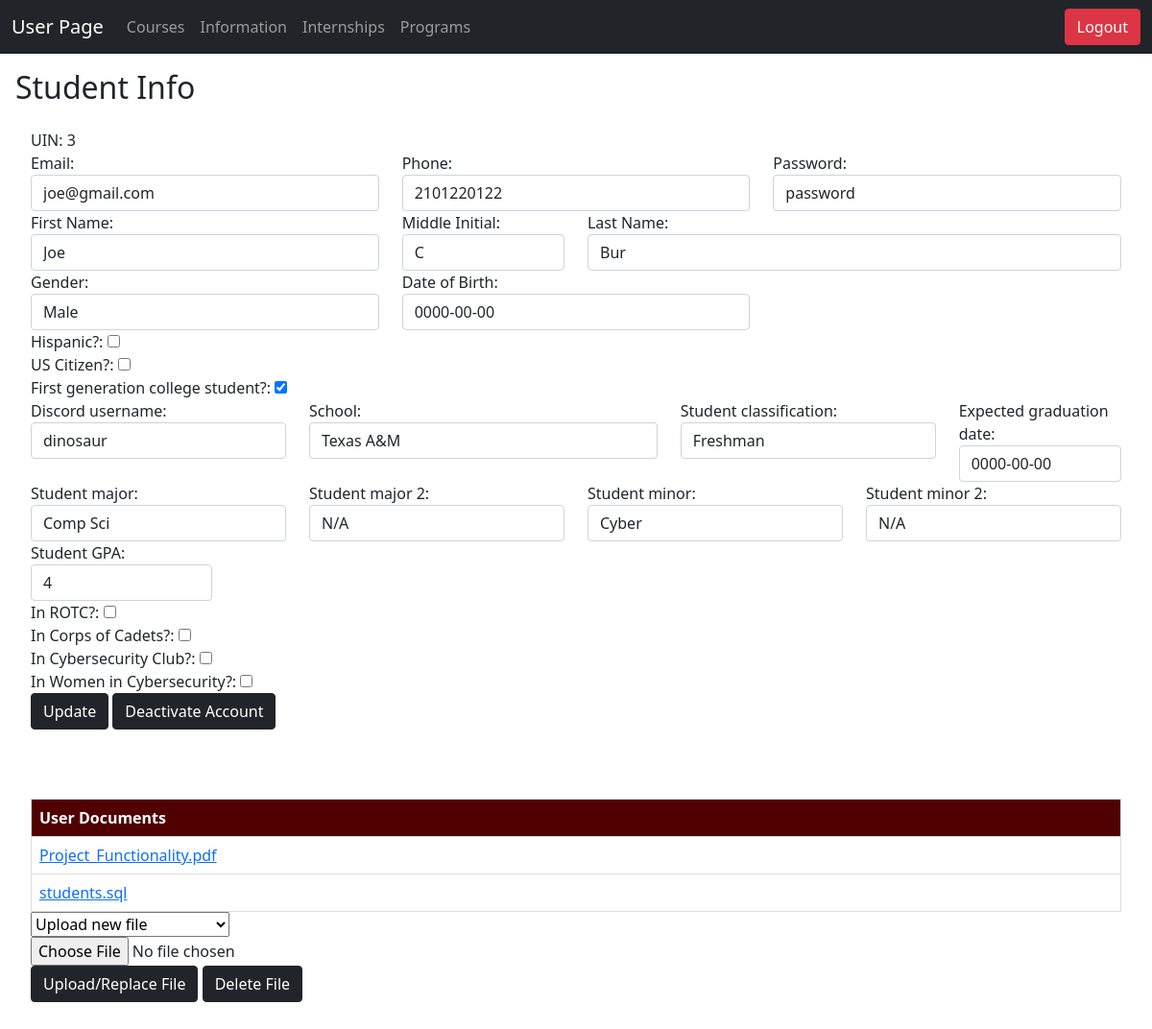
Page /student/info.php (signed in) on the earlier database version.
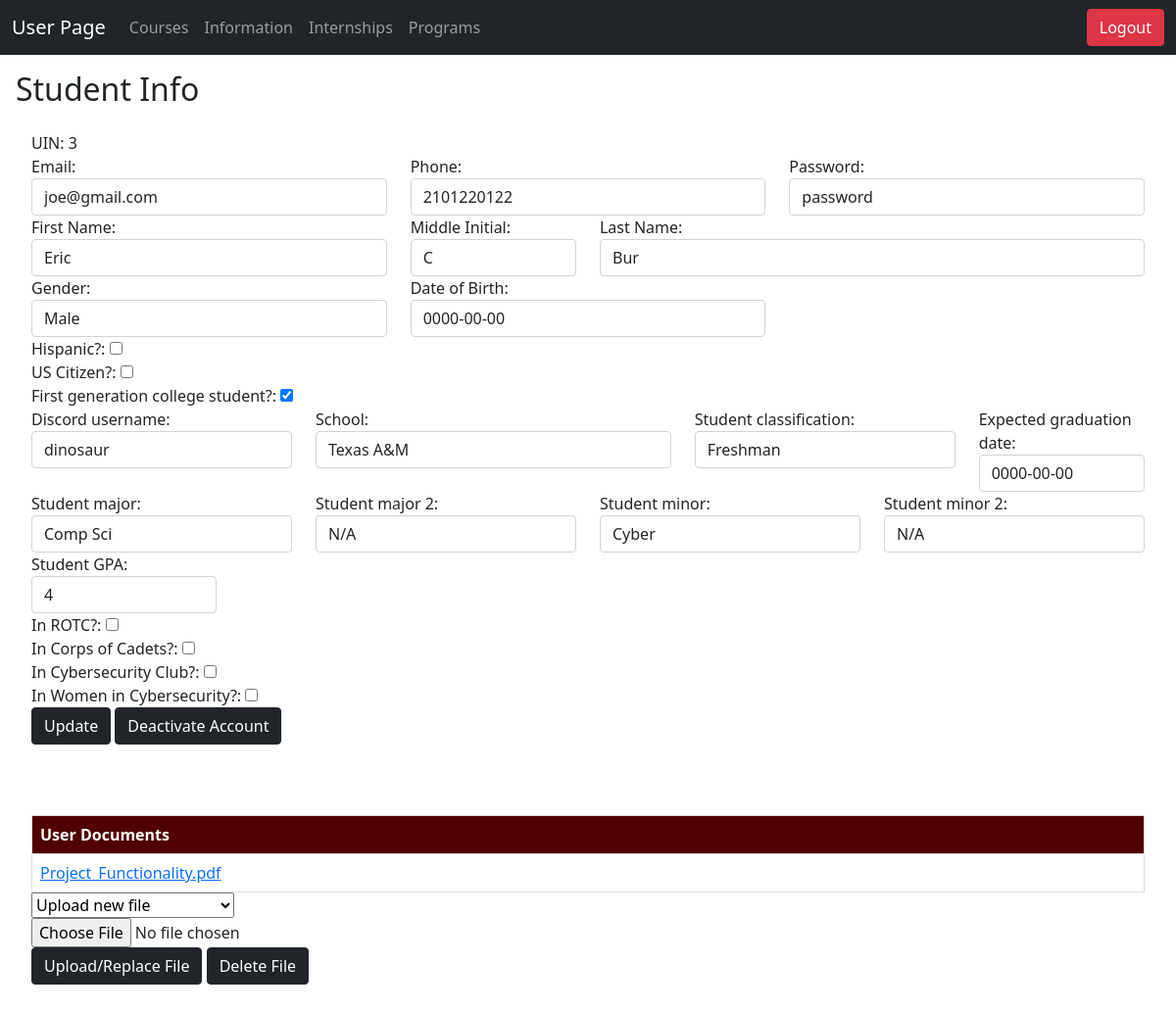
Same page on the later database version.
### tables this page shows
CREATE TABLE `users` (
  `user_id` int(11) NOT NULL,
  `email` varchar(256) NOT NULL,
  `f_name` varchar(56) NOT NULL,
  `l_name` varchar(56) NOT NULL,
  `m_initial` char(1) NOT NULL,
  `phone` varchar(24) NOT NULL,
  `password` varchar(72) NOT NULL,
  `is_admin` tinyint(1) NOT NULL DEFAULT 0
);

CREATE TABLE `students` (
  `user_id` int(11) NOT NULL,
  `stu_gender` varchar(32) NOT NULL,
  `stu_hisp_latino` tinyint(1) NOT NULL,
  `stu_uscitizen` tinyint(1) NOT NULL,
  `stu_firstgen` tinyint(1) NOT NULL,
  `stu_dob` date NOT NULL,
  `stu_discord` varchar(32) NOT NULL,
  `stu_school` varchar(128) NOT NULL,
  `stu_classification` varchar(16) NOT NULL,
  `stu_grad_expect` date NOT NULL,
  `stu_major` varchar(64) NOT NULL,
  `stu_major2` varchar(64) NOT NULL,
  `stu_minor` varchar(64) NOT NULL,
  `stu_minor2` varchar(128) NOT NULL,
  `stu_gpa` float NOT NULL,
  `stu_in_rotc` tinyint(1) NOT NULL,
  `stu_in_corp` tinyint(1) NOT NULL,
  `stu_in_cyber_club` tinyint(1) NOT NULL,
  `stu_in_women_cyber` tinyint(1) NOT NULL
);

CREATE TABLE `user_documents` (
  `file_id` int(11) NOT NULL,
  `filename` varchar(128) NOT NULL,
  `mimetype` varchar(64) NOT NULL,
  `data` mediumblob NOT NULL,
  `user_id` int(11) NOT NULL
);

### student/info.php (the view, shortened to what this page needs)
<?php
require '../utils/connect.php';
require "../utils/notification.php";
$id = $_SESSION['user_id'];
$sql = "SELECT * FROM users WHERE user_id = '$id'";
$result = $conn->query($sql);
$row = $result->fetch_assoc();
$stu_row = $conn->query("SELECT * FROM students WHERE user_id = '$id'")->fetch_assoc();
?>
<!DOCTYPE html>
<html>
<head>
    <link rel="stylesheet" href="/bootstrap-5.0.2-dist/css/bootstrap.min.css">
</head>
<body>
    <nav class="navbar navbar-expand-lg navbar-dark bg-dark">
        <div class="container-fluid">
            <span class="navbar-brand">User Page</span>
            <div class="collapse navbar-collapse" id="navbarNav">
                <ul class="navbar-nav">
                    <?php if($stu_row):?>
                    <li class="nav-item">
                        <a class="nav-link" href="courses.php">Courses</a>
                    </li>
                    <?php endif;?>
                    <li class="nav-item">
                        <a class="nav-link" href="info.php">Information</a>
                    </li>
                    <?php if($stu_row):?>
                    <li class="nav-item">
                        <a class="nav-link" href="internships.php">Internships</a>
                    </li>
                    <li class="nav-item">
                        <a class="nav-link" href="programs.php">Programs</a>
                    </li>
                    <?php endif;?>
                </ul>
            </div>
            <div class="navbar-nav ms-auto">
                <?php
                if (isset($_SESSION['admin_id'])) {
                    echo '<a href="../admin/users.php" class="btn btn-danger">Return to Admin</a>';
                } else {
                    echo '<a href="../utils/logout.php" class="btn btn-danger">Logout</a>';
                }
                ?>
            </div>
        </div>
    </nav>
    <div style="padding:1rem">
        <h2>
            <?php
                if ($stu_row) {
                    echo "Student Info";
                }
                else {
                    echo "Admin Info";
                }
            ?>
        </h2>
        <section>
            <form method="post" action="../utils/update.php">
                <?php
                function createInput($row, $key, $label, $bootstrapClass = "")
                {
                    $val = $row[$key];
                    echo "<div class=\"form-group ${bootstrapClass}\">${label}: <input type=\"text\" class=\"form-control\" name=\"${key}\" value=\"${val}\"></div>";
                }
                function createCheckbox($row, $key, $label)
                {
                    $val = $row[$key] == 1 ? 'checked' : '';
                    echo "${label}:   <input type='hidden' value='0' name='${key}'>    <input type=\"checkbox\" name=\"${key}\" value='1' {$val}><br>";
                }
                ?>
                <span>UIN:
                    <?php echo $id ?>
                </span><br>
                <div class="form-row row">
                    <?php
                    createInput($row, "email", "Email", "col-md-4");
                    ?>
                </div>
                <div class="form-row row">
                </div>
                <div class="form-row row">
                </div>
                <?php
                createCheckbox($stu_row, "stu_hisp_latino", "Hispanic?");
                ?>
                <div class="form-row row">
                </div>
                <div class="form-row row">
                </div>
                <button type="submit" name="submit" class="btn btn-dark">Update
                </button>
                <button type="submit" name="submit" class="btn btn-dark"
                    onclick="return confirm('Are you sure you want to deactivate your account?')">
                    Deactivate Account</button>
            </form>
        </section>
        <br>
        <section>
            <table border="1">
                <tr>
                    <th>User Documents</th>
                </tr>
                <?php
                $result = $conn->execute_query("SELECT file_id, user_id, filename, mimetype FROM user_documents WHERE user_id = ?", [$id]);
                $files = [];
                while ($file = $result->fetch_assoc()) {
                    $files[] = $file;
                }
                foreach ($files as $file) {
                    echo "<tr>";
                    echo "<td><a target='_blank' href='utils/document.php?serve={$file['file_id']}'>{$file['filename']}</span></td>";
                    echo "</tr>";
                }
                ?>
            </table>
            <form action="utils/document.php?return=/student.php" method="post" enctype="multipart/form-data">
                <select name="selectedFileId">
                    <option value="-1">Upload new file</option>
                </select> <br>
                <input type="file" name="file" id="fileToUpload"> <br />
                <input type="submit" value="Upload/Replace File" name="submit" class="btn btn-dark">
                <input type="submit" value="Delete File" name="submit" class="btn btn-dark">
            </form>
        </section>
    </div>
</body>
</html>

### utils/notification.php (shortened to what this page needs)
<?php
echo '
<script src="http://code.jquery.com/jquery-1.9.1.min.js"></script>
<script src="https://cdnjs.cloudflare.com/ajax/libs/toastr.js/2.0.1/js/toastr.js"></script>
<link href="https://cdnjs.cloudflare.com/ajax/libs/toastr.js/latest/css/toastr.css" rel="stylesheet"/>
<style>
.toast-success {
    background-color: green !important;
}
.toast-error {
    background-color: red !important;
}
</style>
';
?>

### utils/connect.php (style rules this page uses)
section { padding: 1em; }
table { width: 100%; border-collapse: collapse; }
th, td { border: 1px solid #ddd !important; padding: 8px; }
th { background-color: #500000 !important; color: white; }

Differences in the rows shown:
removed user_documents: filename "students.sql"
changed users "joe@gmail.com": f_name "Joe" → "Eric"
